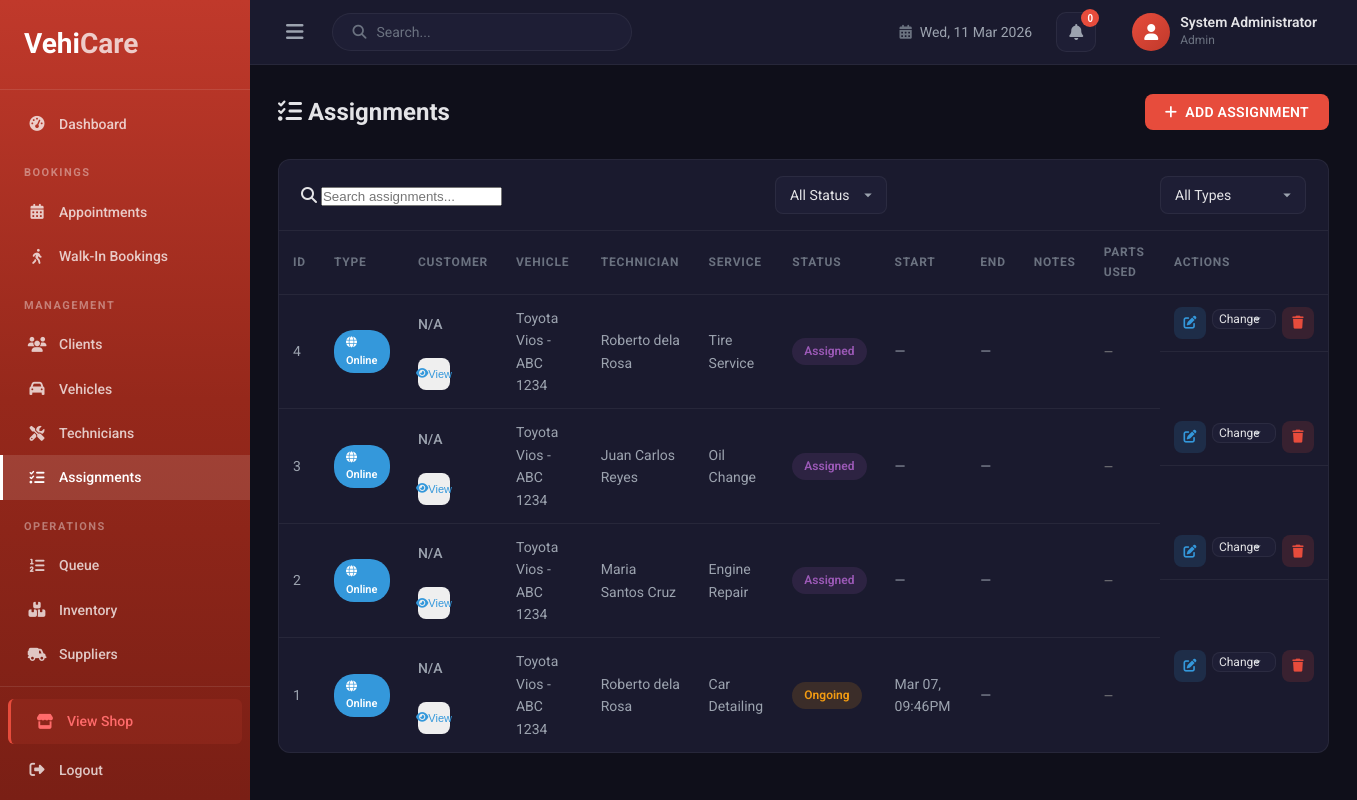
The page /admins/assignments.php (signed in) on the database its author committed.
### tables this page shows
CREATE TABLE `assignments` (
  `assignment_id` int(11) NOT NULL,
  `appointment_id` int(11) DEFAULT NULL,
  `vehicle_id` int(11) NOT NULL,
  `technician_id` int(11) NOT NULL,
  `service_id` int(11) NOT NULL,
  `status` enum('Assigned','Ongoing','Finished') DEFAULT 'Assigned',
  `start_time` datetime DEFAULT NULL,
  `end_time` datetime DEFAULT NULL,
  `notes` text DEFAULT NULL
);

CREATE TABLE `vehicles` (
  `vehicle_id` int(11) NOT NULL,
  `client_id` int(11) NOT NULL,
  `plate_number` varchar(50) NOT NULL,
  `vin` varchar(17) DEFAULT NULL,
  `make` varchar(100) DEFAULT NULL,
  `model` varchar(100) DEFAULT NULL,
  `year` year(4) DEFAULT NULL,
  `color` varchar(50) DEFAULT NULL,
  `status` enum('active','in_service','completed','released') DEFAULT 'active',
  `created_at` timestamp NOT NULL DEFAULT current_timestamp()
);

CREATE TABLE `users` (
  `user_id` int(11) NOT NULL,
  `full_name` varchar(150) NOT NULL,
  `email` varchar(150) NOT NULL,
  `password_hash` varchar(255) NOT NULL,
  `role` enum('admin','staff','technician','customer') NOT NULL,
  `status` enum('active','inactive') DEFAULT 'active',
  `created_at` timestamp NOT NULL DEFAULT current_timestamp()
);

CREATE TABLE `services` (
  `service_id` int(11) NOT NULL,
  `service_name` varchar(150) NOT NULL,
  `description` text DEFAULT NULL,
  `base_price` decimal(10,2) NOT NULL,
  `estimated_duration` int(11) DEFAULT NULL COMMENT 'Duration in minutes',
  `created_at` timestamp NOT NULL DEFAULT current_timestamp()
);

### admins/assignments.php (the view, shortened to what this page needs)
<?php
require_once __DIR__ . '/../includes/db.php';
$assignments = $pdo->query("SELECT a.*, v.plate_number, v.make, v.model, v.year, v.color, u.full_name AS technician_name, s.service_name, s.base_price,
    c.full_name AS customer_name, c.email AS customer_email, c.user_id AS customer_id,
    ap.appointment_date, ap.status AS appointment_status, COALESCE(ap.appointment_type, 'Online') AS appointment_type
    FROM assignments a
    LEFT JOIN vehicles v ON a.vehicle_id = v.vehicle_id
    LEFT JOIN users u ON a.technician_id = u.user_id
    LEFT JOIN services s ON a.service_id = s.service_id
    LEFT JOIN users c ON v.client_id = c.user_id
    LEFT JOIN appointments ap ON a.appointment_id = ap.appointment_id
    ORDER BY a.assignment_id DESC")->fetchAll();
$admin_parts = [];
?>
<!DOCTYPE html>
<html lang="en">
<head>
    <link rel="stylesheet" href="../includes/style/admin.css">
    <link rel="stylesheet" href="https://cdnjs.cloudflare.com/ajax/libs/font-awesome/6.5.1/css/all.min.css">
</head>
<body class="admin-body">
<div class="admin-layout">
    <?php include __DIR__ . '/includes/sidebar.php'; ?>
    <main class="admin-main">
        <?php include __DIR__ . '/includes/topbar.php'; ?>
        <div class="admin-content">
            <div class="page-header">
                <h2><i class="fas fa-tasks"></i> Assignments</h2>
                <button class="btn btn-primary" onclick="openModal('addModal')"><i class="fas fa-plus"></i> Add Assignment</button>
            </div>
            <div class="admin-card">
                <div class="table-toolbar" style="display:flex;gap:1rem;align-items:center;flex-wrap:wrap;">
                    <div class="search-box"><i class="fas fa-search"></i>
                        <input type="text" id="searchInput" placeholder="Search assignments..." onkeyup="searchTable()">
                    </div>
                    <select id="statusFilter" onchange="searchTable()" class="form-control" style="width:auto;">
                        <option value="">All Status</option>
                    </select>
                    <select id="typeFilter" onchange="searchTable()" class="form-control" style="width:auto;">
                        <option value="">All Types</option>
                    </select>
                </div>
                <?php if (count($assignments) > 0): ?>
                <div class="table-responsive">
                    <table class="admin-table" id="assignmentsTable">
                        <thead><tr><th>ID</th><th>Type</th><th>Customer</th><th>Vehicle</th><th>Technician</th><th>Service</th><th>Status</th><th>Start</th><th>End</th><th>Notes</th><th>Parts Used</th><th>Actions</th></tr></thead>
                        <tbody>
                        <?php foreach ($assignments as $row): ?>
                        <tr data-status="<?= htmlspecialchars($row['status']) ?>" data-type="<?= htmlspecialchars($row['appointment_type']) ?>">
                            <td><?= $row['assignment_id'] ?></td>
                            <td>
                                <?php if ($row['appointment_type'] === 'Walk-In'): ?>
                                    <span class="badge" style="background:#e67e22;color:#fff;font-size:11px;"><i class="fas fa-walking"></i> Walk-In</span>
                                <?php else: ?>
                                    <span class="badge" style="background:#3498db;color:#fff;font-size:11px;"><i class="fas fa-globe"></i> Online</span>
                                <?php endif; ?>
                            </td>
                            <td>
                                <span style="font-weight:500;"><?= htmlspecialchars($row['customer_name'] ?? 'N/A') ?></span><br>
                                <br><button type="button" class="btn-icon" style="color:#3498db;font-size:11px;padding:2px 6px;" onclick="viewCustomer(<?= (int)$row['assignment_id'] ?>)"><i class="fas fa-eye"></i> View</button>
                            </td>
                            <td><?= htmlspecialchars(($row['make'] ?? '') . ' ' . ($row['model'] ?? '') . ' - ' . ($row['plate_number'] ?? 'N/A')) ?></td>
                            <td><?= htmlspecialchars($row['technician_name'] ?? 'N/A') ?></td>
                            <td><?= htmlspecialchars($row['service_name'] ?? 'N/A') ?></td>
                            <td>
                                <?php $st = $row['status'] ?? 'Assigned';
                                $bc = 'badge-assigned';
                                if ($st === 'Ongoing') $bc = 'badge-ongoing';
                                elseif ($st === 'Finished') $bc = 'badge-finished'; ?>
                                <span class="badge <?= $bc ?>"><?= htmlspecialchars($st) ?></span>
                            </td>
                            <td><?= $row['start_time'] ? date('M d, h:iA', strtotime($row['start_time'])) : '—' ?></td>
                            <td><?= $row['end_time'] ? date('M d, h:iA', strtotime($row['end_time'])) : '—' ?></td>
                            <td><?= htmlspecialchars(mb_strimwidth($row['notes'] ?? '', 0, 40, '...')) ?></td>
                            <td>
                                <?php $ap = $admin_parts[$row['assignment_id']] ?? []; ?>
                                <?php if (!empty($ap)): ?>
                                    <?php $pt = 0; foreach ($ap as $pp): $pt += $pp['quantity'] * $pp['unit_price']; ?>
                                    <div style="font-size:12px;white-space:nowrap;"><?= htmlspecialchars($pp['item_name']) ?> x<?= $pp['quantity'] ?></div>
                                    <?php endforeach; ?>
                                    <div style="font-size:11px;font-weight:600;color:#8e44ad;margin-top:2px;">Total: ₱<?= number_format($pt, 2) ?></div>
                                <?php else: ?>
                                    <span style="color:#888;font-size:12px;">—</span>
                                <?php endif; ?>
                            </td>
                            <td class="action-btns">
                                <button class="btn-icon btn-edit" onclick="editAssignment(<?= $row['assignment_id'] ?>, <?= $row['vehicle_id'] ?>, <?= $row['technician_id'] ?>, <?= $row['service_id'] ?>, '<?= htmlspecialchars($row['status'], ENT_QUOTES) ?>', '<?= htmlspecialchars(addslashes($row['notes'] ?? ''), ENT_QUOTES) ?>')"><i class="fas fa-edit"></i></button>
                                <form method="POST" style="display:inline" class="status-form">
                                    <select name="status" class="form-control form-control-sm" onchange="this.form.submit()" style="width:auto;display:inline-block;padding:2px 6px;font-size:12px;">
                                        <option value="" disabled selected>Change</option>
                                    </select>
                                </form>
                                <form method="POST" style="display:inline" onsubmit="return confirm('Delete this assignment?')">
                                    <button type="submit" class="btn-icon btn-delete"><i class="fas fa-trash"></i></button>
                                </form>
                            </td>
                        </tr>
                        <?php endforeach; ?>
                        </tbody>
                    </table>
                </div>
                <?php else: ?>
                <div class="empty-state"><i class="fas fa-tasks"></i><h3>No assignments found</h3><p>Click "Add Assignment" to create one.</p></div>
                <?php endif; ?>
            </div>
        </div>
    </main>
</div>
</body>
</html>

### includes/style/admin.css (style rules this page uses)
:root { --primary: #e74c3c; --primary-dark: #c0392b; --primary-light: #ff6b6b; --admin-bg: #0f0f1a; --admin-surface: #1a1a2e; --admin-surface-2: #1e1e35; --admin-surface-3: #252540; --admin-border: rgba(255,255,255,0.06); --admin-text: #e4e4e7; --admin-text-dim: #9ca3af; --admin-text-muted: #6b7280; --sidebar-bg: linear-gradient(180deg, #c0392b 0%, #96281b 50%, #7a1f15 100%); --sidebar-width: 250px; --topbar-height: 65px; --font-main: 'Roboto', sans-serif; --font-heading: 'Oswald', sans-serif; --radius: 12px; --radius-sm: 8px; --shadow: 0 4px 20px rgba(0,0,0,0.3); --transition: all 0.3s ease; }
*, *::before, *::after { margin: 0; padding: 0; box-sizing: border-box; }
html { scroll-behavior: smooth; }
body.admin-body { font-family: var(--font-main); background: var(--admin-bg); color: var(--admin-text); line-height: 1.6; overflow-x: hidden; }
.admin-layout { display: flex; min-height: 100vh; }
.admin-main { flex: 1; margin-left: var(--sidebar-width); transition: var(--transition); display: flex; flex-direction: column; }
.admin-content { padding: 28px; flex: 1; }
.page-header { display: flex; align-items: center; justify-content: space-between; margin-bottom: 28px; }
.admin-card { background: var(--admin-surface); border: 1px solid var(--admin-border); border-radius: var(--radius); overflow: hidden; }
.admin-table { width: 100%; border-collapse: collapse; }
.admin-table thead th { text-align: left; padding: 12px 14px; font-size: 12px; font-weight: 700; text-transform: uppercase; letter-spacing: 0.8px; color: var(--admin-text-muted); border-bottom: 1px solid var(--admin-border); }
.admin-table tbody td { padding: 12px 14px; font-size: 14px; color: var(--admin-text-dim); border-bottom: 1px solid var(--admin-border); }
.admin-table tbody tr:last-child td { border-bottom: none; }
.badge { display: inline-block; padding: 4px 12px; border-radius: 20px; font-size: 12px; font-weight: 600; text-transform: capitalize; }
.badge-assigned { background: rgba(155,89,182,0.15); color: #9b59b6; }
.badge-ongoing { background: rgba(243,156,18,0.15); color: #f39c12; }
.btn { display: inline-flex; align-items: center; gap: 8px; padding: 10px 20px; border: none; border-radius: var(--radius-sm); font-family: var(--font-main); font-weight: 600; font-size: 14px; cursor: pointer; transition: var(--transition); text-transform: uppercase; letter-spacing: 0.3px; }
.btn-primary { background: var(--primary); color: #fff; }
.form-control { width: 100%; padding: 10px 14px; background: var(--admin-surface-2); border: 1px solid var(--admin-border); border-radius: var(--radius-sm); color: var(--admin-text); font-family: var(--font-main); font-size: 14px; outline: none; transition: var(--transition); }
.form-control::placeholder { color: var(--admin-text-muted); }
select.form-control { appearance: none; background-repeat: no-repeat; background-position: right 12px center; padding-right: 36px; }
.action-btns { display: flex; gap: 6px; }
.btn-icon { width: 32px; height: 32px; border-radius: 8px; border: none; display: inline-flex; align-items: center; justify-content: center; cursor: pointer; transition: var(--transition); font-size: 13px; }
.btn-edit { background: rgba(52,152,219,0.15); color: #3498db; }
.btn-delete { background: rgba(231,76,60,0.15); color: #e74c3c; }
.table-toolbar { display: flex; align-items: center; justify-content: space-between; gap: 12px; padding: 16px 22px; border-bottom: 1px solid var(--admin-border); flex-wrap: wrap; }

### rows shown on the page
assignments: assignment_id "4", customer_name "N/A", vehicle.plate_number "Toyota Vios - ABC 1234", technician.full_name "Roberto dela Rosa", service.service_name "Tire Service", status "Assigned"
assignments: assignment_id "3", customer_name "N/A", vehicle.plate_number "Toyota Vios - ABC 1234", technician.full_name "Juan Carlos Reyes", service.service_name "Oil Change", status "Assigned"
assignments: assignment_id "2", customer_name "N/A", vehicle.plate_number "Toyota Vios - ABC 1234", technician.full_name "Maria Santos Cruz", service.service_name "Engine Repair", status "Assigned"
assignments: assignment_id "1", customer_name "N/A", vehicle.plate_number "Toyota Vios - ABC 1234", technician.full_name "Roberto dela Rosa", service.service_name "Car Detailing", status "Ongoing", start_time "Mar 07, 09:46PM"

### other values the page prints
$_SESSION['full_name'] "System Administrator"
$_SESSION['role'] "Admin"
